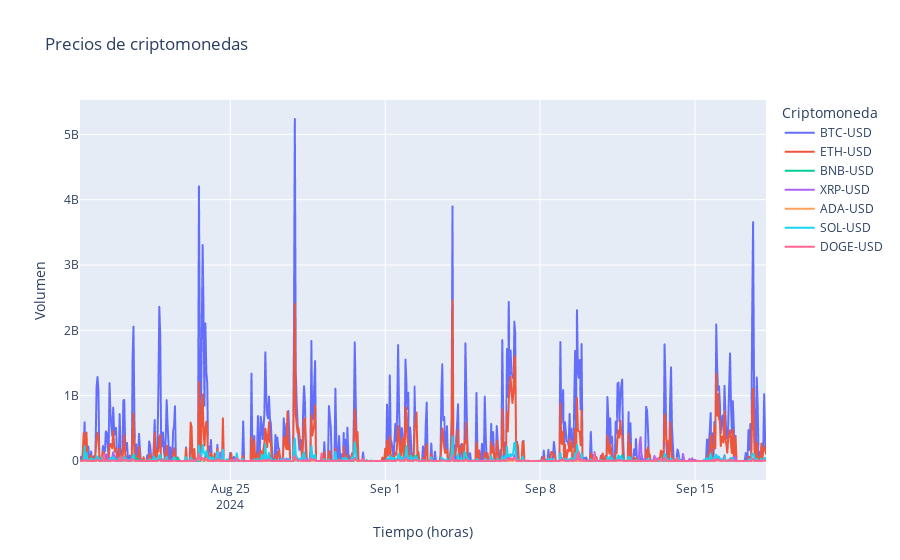

The code cell stored with this chart in its notebook:
### Markdown cell above
**Volumen**

### Code cell
fig = px.line(crypto_data_pd, 
              x='Datetime', 
              y='Volume', 
              color='Ticker', 
              title='Precios de criptomonedas',
              labels={'Volume': 'Volumen', 'Ticker': 'Criptomoneda', 'Datetime': 'Tiempo (horas)'})
fig.show()

### Figure 1 — Plotly figure (JSON) as saved in the notebook; plotly's stock layout.template omitted (floating-point values rounded to 4 significant figures; data arrays with more than 128 entries replaced by an {"elided": "..."} marker saying what was removed)
{"data": [{"hovertemplate": "Criptomoneda=BTC-USD<br>Tiempo (horas)=%{x}<br>Volumen=%{y}<extra></extra>", "legendgroup": "BTC-USD", "line": {"color": "#636efa", "dash": "solid"}, "marker": {"symbol": "circle"}, "mode": "lines", "name": "BTC-USD", "showlegend": true, "type": "scattergl", "x": {"elided": "745 str values"}, "xaxis": "x", "y": {"elided": "745 int values"}, "yaxis": "y"}, {"hovertemplate": "Criptomoneda=ETH-USD<br>Tiempo (horas)=%{x}<br>Volumen=%{y}<extra></extra>", "legendgroup": "ETH-USD", "line": {"color": "#EF553B", "dash": "solid"}, "marker": {"symbol": "circle"}, "mode": "lines", "name": "ETH-USD", "showlegend": true, "type": "scattergl", "x": {"elided": "745 str values"}, "xaxis": "x", "y": {"elided": "745 int values"}, "yaxis": "y"}, {"hovertemplate": "Criptomoneda=BNB-USD<br>Tiempo (horas)=%{x}<br>Volumen=%{y}<extra></extra>", "legendgroup": "BNB-USD", "line": {"color": "#00cc96", "dash": "solid"}, "marker": {"symbol": "circle"}, "mode": "lines", "name": "BNB-USD", "showlegend": true, "type": "scattergl", "x": {"elided": "745 str values"}, "xaxis": "x", "y": {"elided": "745 int values"}, "yaxis": "y"}, {"hovertemplate": "Criptomoneda=XRP-USD<br>Tiempo (horas)=%{x}<br>Volumen=%{y}<extra></extra>", "legendgroup": "XRP-USD", "line": {"color": "#ab63fa", "dash": "solid"}, "marker": {"symbol": "circle"}, "mode": "lines", "name": "XRP-USD", "showlegend": true, "type": "scattergl", "x": {"elided": "745 str values"}, "xaxis": "x", "y": {"elided": "745 int values"}, "yaxis": "y"}, {"hovertemplate": "Criptomoneda=ADA-USD<br>Tiempo (horas)=%{x}<br>Volumen=%{y}<extra></extra>", "legendgroup": "ADA-USD", "line": {"color": "#FFA15A", "dash": "solid"}, "marker": {"symbol": "circle"}, "mode": "lines", "name": "ADA-USD", "showlegend": true, "type": "scattergl", "x": {"elided": "745 str values"}, "xaxis": "x", "y": {"elided": "745 int values"}, "yaxis": "y"}, {"hovertemplate": "Criptomoneda=SOL-USD<br>Tiempo (horas)=%{x}<br>Volumen=%{y}<extra></extra>", "legendgroup": "SOL-USD", "line": {"color": "#19d3f3", "dash": "solid"}, "marker": {"symbol": "circle"}, "mode": "lines", "name": "SOL-USD", "showlegend": true, "type": "scattergl", "x": {"elided": "745 str values"}, "xaxis": "x", "y": {"elided": "745 int values"}, "yaxis": "y"}, {"hovertemplate": "Criptomoneda=DOGE-USD<br>Tiempo (horas)=%{x}<br>Volumen=%{y}<extra></extra>", "legendgroup": "DOGE-USD", "line": {"color": "#FF6692", "dash": "solid"}, "marker": {"symbol": "circle"}, "mode": "lines", "name": "DOGE-USD", "showlegend": true, "type": "scattergl", "x": {"elided": "745 str values"}, "xaxis": "x", "y": {"elided": "745 int values"}, "yaxis": "y"}], "layout": {"legend": {"title": {"text": "Criptomoneda"}, "tracegroupgap": 0}, "title": {"text": "Precios de criptomonedas"}, "xaxis": {"anchor": "y", "domain": [0, 1], "title": {"text": "Tiempo (horas)"}}, "yaxis": {"anchor": "x", "domain": [0, 1], "title": {"text": "Volumen"}}}}
